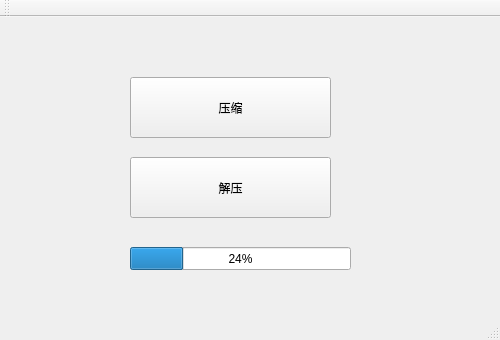
<?xml version="1.0" encoding="UTF-8"?>
<ui version="4.0">
 <class>MainWindow</class>
 <widget class="QMainWindow" name="MainWindow">
  <property name="enabled">
   <bool>true</bool>
  </property>
  <property name="geometry">
   <rect>
    <x>0</x>
    <y>0</y>
    <width>500</width>
    <height>340</height>
   </rect>
  </property>
  <property name="minimumSize">
   <size>
    <width>500</width>
    <height>340</height>
   </size>
  </property>
  <property name="maximumSize">
   <size>
    <width>500</width>
    <height>340</height>
   </size>
  </property>
  <property name="acceptDrops">
   <bool>true</bool>
  </property>
  <property name="windowTitle">
   <string>compress</string>
  </property>
  <widget class="QWidget" name="centralWidget">
   <widget class="QPushButton" name="btn_Compression">
    <property name="geometry">
     <rect>
      <x>130</x>
      <y>60</y>
      <width>201</width>
      <height>61</height>
     </rect>
    </property>
    <property name="styleSheet">
     <string notr="true">font: 16pt &quot;楷体&quot;;</string>
    </property>
    <property name="text">
     <string>压缩</string>
    </property>
   </widget>
   <widget class="QPushButton" name="btn_Decompression">
    <property name="geometry">
     <rect>
      <x>130</x>
      <y>140</y>
      <width>201</width>
      <height>61</height>
     </rect>
    </property>
    <property name="styleSheet">
     <string notr="true">font: 16pt &quot;楷体&quot;;</string>
    </property>
    <property name="text">
     <string>解压</string>
    </property>
   </widget>
   <widget class="QProgressBar" name="progressBar">
    <property name="geometry">
     <rect>
      <x>130</x>
      <y>230</y>
      <width>221</width>
      <height>23</height>
     </rect>
    </property>
    <property name="value">
     <number>24</number>
    </property>
   </widget>
  </widget>
  <widget class="QMenuBar" name="menuBar">
   <property name="geometry">
    <rect>
     <x>0</x>
     <y>0</y>
     <width>500</width>
     <height>26</height>
    </rect>
   </property>
  </widget>
  <widget class="QToolBar" name="mainToolBar">
   <attribute name="toolBarArea">
    <enum>TopToolBarArea</enum>
   </attribute>
   <attribute name="toolBarBreak">
    <bool>false</bool>
   </attribute>
  </widget>
  <widget class="QStatusBar" name="statusBar"/>
 </widget>
 <layoutdefault spacing="6" margin="11"/>
 <resources/>
 <connections/>
</ui>
